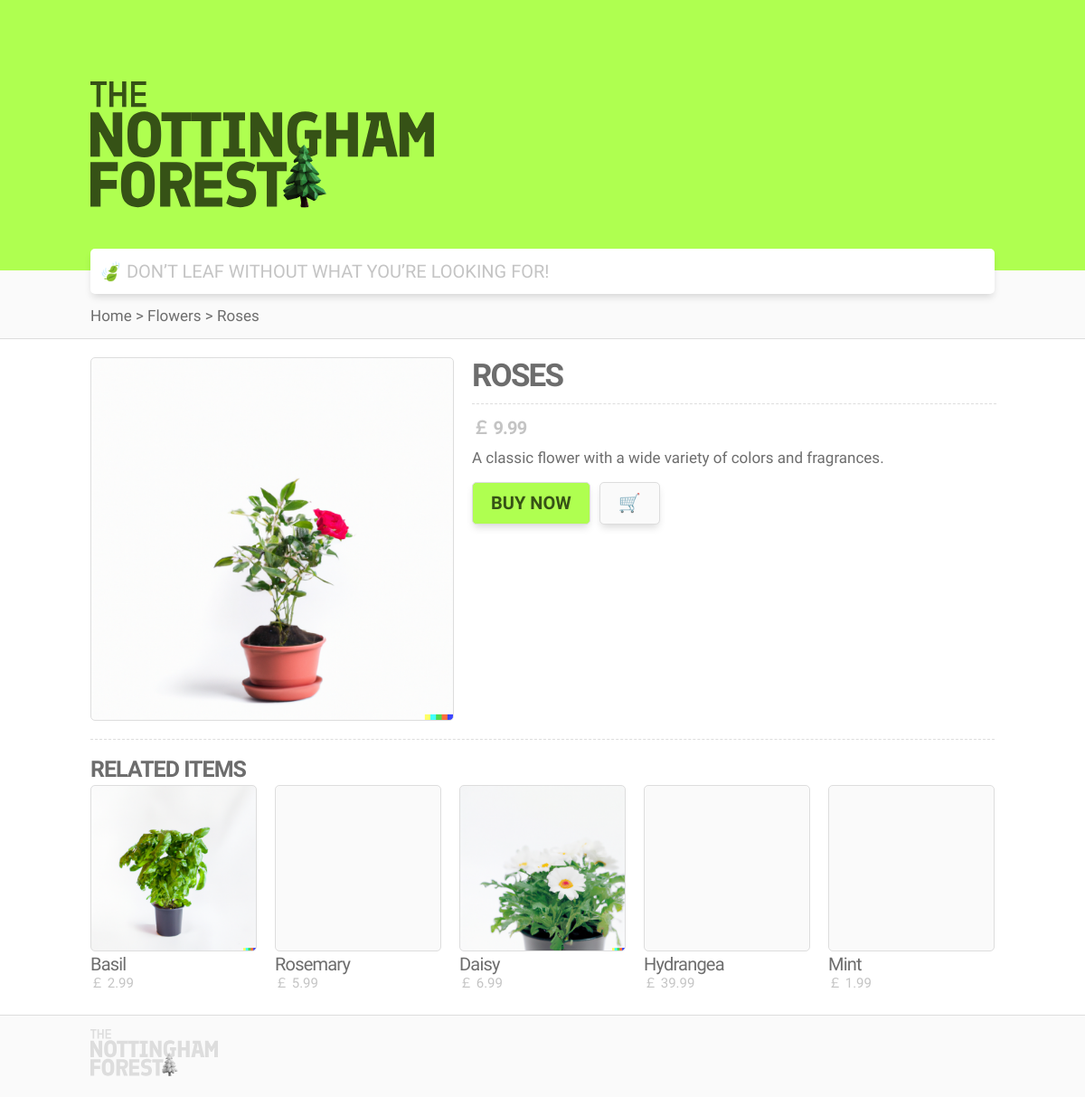
/product.php?pid=2, run on the app's committed database.
### tables this page shows
CREATE TABLE products (
  product_id INT NOT NULL AUTO_INCREMENT,
  product_name VARCHAR(255) NOT NULL,
  category_id INT(11) NOT NULL,
  description TEXT,
  price DECIMAL(10, 2) NOT NULL,
  image_url VARCHAR(255),
  PRIMARY KEY (product_id),
  FOREIGN KEY (category_id) REFERENCES categories(category_id)
);

CREATE TABLE categories (
  category_id INT(11) NOT NULL AUTO_INCREMENT,
  category_name VARCHAR(255) NOT NULL,
  PRIMARY KEY (category_id)
);

### product.php (the view, shortened to what this page needs)
<!DOCTYPE html>
<html lang="en-GB">
	<head>
		<link href="static/global.css" rel="stylesheet">
		<link href="static/product.css" rel="stylesheet">
	</head>
	<body>
		<div class="min-100vh">
			<?php
				$con = mysqli_connect("localhost", "root", "", "nottingham_forest");
				$pid = $_GET['pid'];
			?>
			<header class="header header--big">
				<div class="container container--header">
					<a href="./index.php" class="logo logo--big hover hover--opacity-08">
						<img src="static/images/logo.svg" class="logo__img logo--big__img" alt="Logo">
					</a>
				</div>
			</header>
			<div class="navigation">
				<div class="container container--navigation">
					<?php
						$nav_results = mysqli_query($con, "
							SELECT products.product_id, categories.category_name, products.product_name
							FROM products
							JOIN categories ON products.category_id = categories.category_id
							WHERE products.product_id = $pid;
						");
						$product = mysqli_fetch_array($nav_results);
						echo "<p class='nav-text'>Home > $product[1] > $product[2]</p>";
					?>
				</div>
			</div>
			<div class="container container--search">
				<form action="./search.php" method="get">
					<input
						type="text"
						name="search"
						class="search-bar"
						placeholder="🍃 DON’T LEAF WITHOUT WHAT YOU’RE LOOKING FOR!"
					>
				</form>
			</div>
			<div class="container container--main">
				<div class="container container--product">
					<?php
						$results = mysqli_query($con, "SELECT * FROM products WHERE products.product_id = $pid;");
						$product = mysqli_fetch_array($results);
						$product_name = $product['product_name'];
						$price = $product['price'];
						$image_url = $product['image_url'];
						$description = $product['description'];
						echo <<< EOT
							<div class="product-photo" style="background-image: url('$image_url');"></div>
							<div class="product-info">
								<h1 class="product-info__title">$product_name</h1>
								<h3 class="product-info__price">￡ $price</h3>
								<p class="product-info__p">$description</p>
								<div class="product-info__button-area">
									<form>
										<button class="button button--buy hover hover--opacity-08" type="button">Buy Now</button>
										<button class="button button--cart hover hover--opacity-08" type="button">🛒</button>
									</form>
								</div>
							</div>
						EOT;
					?>
				</div>
				<h2 class="title--content">Related Items</h2>
				<div class="content-block gridview">
					<?php
						$query = "SELECT products.product_id, products.product_name, products.price, products.image_url
						FROM products
						INNER JOIN product_trait_values ptv ON products.product_id = ptv.product_id
						INNER JOIN product_trait_values ptv2 ON ptv.trait_id = ptv2.trait_id AND ptv.value = ptv2.value
						WHERE products.product_id <> $pid
						AND ptv2.product_id = $pid
						GROUP BY products.product_id
						ORDER BY COUNT(*) DESC
						LIMIT 5;";
						$results = mysqli_query($con, $query);
						while($product = mysqli_fetch_array($results)) {
							$product_id = $product['product_id'];
							$product_name = $product['product_name'];
							$price = $product['price'];
							$image_url = $product['image_url'];
							echo <<< PRODUCT
								<div class="grid-child hover hover--opacity-08">
									<a class="link" href="./product.php?pid=$product_id">
										<div class="grid-child__img" style="background-image: url('$image_url');"></div>
										<div class="grid-child__info">
											<h3 class="grid-child__title">$product_name</h3>
											<p class="grid-child__price">￡ $price</p>
										</div>
									</a>
								</div>
							PRODUCT;
						}
					?>
				</div>
			</div>
		</div>
		<footer class="footer">
			<div class="container container--footer">
				<a href="./index.php" class="logo logo--footer hover hover--opacity-08">
					<img src="static/images/logo_grey.svg" class="logo__img logo--footer__img" alt="Logo">
				</a>
			</div>
		</footer>
	</body>
</html>

### static/global.css (style rules this page uses)
html { font-family: 'Finlandica', sans-serif; color: var(--grey-dark); }
body { padding: 0 20px; margin: 0; }
h1 { letter-spacing: -1.8px; font-weight: 600; font-size: 45px; }
h2 { letter-spacing: -1px; font-weight: 600; font-size: 25px; }
h3 { letter-spacing: -0.8px; font-weight: 600; font-size: 20px; }
p { font-size: 15px; }
a { color: var(--grey-dark); text-decoration: none; }
.container { vertical-align: top; white-space: nowrap; max-width: 1000px; margin: 0 auto; }
.container--main { padding-bottom: 20px; font-size: 0; }
.container--header { padding-top: 90px; height: 210px; }
.container--search { margin-bottom: 50px; margin-top: -25px; }
.container--footer { padding: 15px 20px 25px; height: 50px; }
.hover { transition-duration: 0.5s; }
.min-100vh { min-height: 100vh; }
.header { background: var(--green-light); margin: 0 -20px; padding: 0 20px; }
.logo { display: inline-block; cursor: pointer; height: auto; }
.logo--big__img { height: calc(135px * 1.04); margin-bottom: calc(-135px * 0.04); }
.logo--footer__img { height: calc(50px * 1.04); margin-bottom: calc(-50px * 0.04); }
.search-bar { font-family: 'Finlandica', sans-serif; font-weight: 400; font-size: 20px; width: calc(100% - 20px); height: 50px; padding: 0 10px; border-radius: 5px; border-width: 0; box-shadow: 0 5px 8px -2px rgba(0, 0, 0, 0.15); background: white; -webkit-appearance: none; }
.search-bar::placeholder { color: var(--grey-light); }
.search-bar { outline: none; }
.title--content { text-transform: uppercase; line-height: 35px; margin: -35px 0 0; }
.gridview { margin-right: -20px; flex-wrap: wrap; display: flex; }
.grid-child { display: inline-block; margin-right: 20px; max-width: 300px; min-width: 150px; flex: 1 1 0px; }
.grid-child__img { border: 1px solid var(--border-light); border-radius: 5px; height: calc(var(--grid-child-width-1) - 2px); background: var(--background-light); background-repeat: no-repeat; background-position: center; background-size: cover; }
.grid-child__title { text-overflow: ellipsis; white-space: nowrap; overflow: hidden; line-height: 28px; font-weight: 500; margin: 0; }
.grid-child__price { color: var(--grey-light); line-height: 15px; margin: 0 0 7px 0; }
.footer { border-top: 1px solid var(--border-light); background: var(--background-light); margin: 0 -20px; }

### static/product.css (style rules this page uses)
.navigation { border-bottom: 1px solid var(--border-light); background: var(--background-light); margin: -1px -20px -100px; padding: 25px 20px 0; }
.nav-text { line-height: 50px; font-size: 17px; margin: 0; }
.container--search { margin-bottom: 70px; }
.container--product { border-bottom: 1px dashed var(--border-light); padding-bottom: 20px; margin: 20px 0 50px; }
.product-photo { border: 1px solid var(--border-light); border-radius: 5px; height: calc((100vw - 40px) * 0.4); width: calc((100vw - 40px) * 0.4); max-height: calc(1000px * 0.4); max-width: calc(1000px * 0.4); background: var(--background-light); background-repeat: no-repeat; background-position: center; background-size: cover; display: inline-block; vertical-align: top; margin-right: 20px; }
.product-info { width: calc((100vw - 40px) * 0.6 - 20px); max-width: calc(1000px * 0.6 - 20px); display: inline-block; vertical-align: top; }
.product-info__title { border-bottom: 1px dashed var(--border-light); text-transform: uppercase; word-wrap: break-word; white-space: normal; padding-bottom: 10px; margin: 0 0 10px; font-size: 35px; }
.product-info__price { color: var(--grey-light); margin: 10px 0; }
.product-info__p { margin-top: 10px; word-wrap: break-word; white-space: normal; font-size: 17px; }
.button { box-shadow: 0 5px 8px -2px rgba(0, 0, 0, 0.15); border: 1px solid var(--border-light); background-color: white; border-radius: 5px; font-family: 'Finlandica', sans-serif; line-height: 25px; font-weight: 600; font-size: 20px; text-transform: uppercase; padding: 10px 20px; cursor: pointer; }
.button--buy { background: var(--green-light); color: var(--green-dark); margin-right: 10px; }
.button--cart { background: var(--background-light); }

### static/var.css (style rules this page uses)
:root { --green-light: #AFFF50; --green-dark: #365216; --grey-light: #C4C4C4; --grey-dark: #6D6D6D; --background-light: #FAFAFA; --border-light: #DDDDDD; --grid-child-width-1: 184px; }

### data on the page
products: category.category_name "Flowers", product_name "Roses", image_url (picture), product_name "ROSES", price "9.99", description "A classic flower with a wide variety of colors and fragrances."
products: image_url (picture), product_name "Basil", price "2.99"
products: product_name "Rosemary", price "5.99"
products: image_url (picture), product_name "Daisy", price "6.99"
products: product_name "Hydrangea", price "39.99"
products: product_name "Mint", price "1.99"
